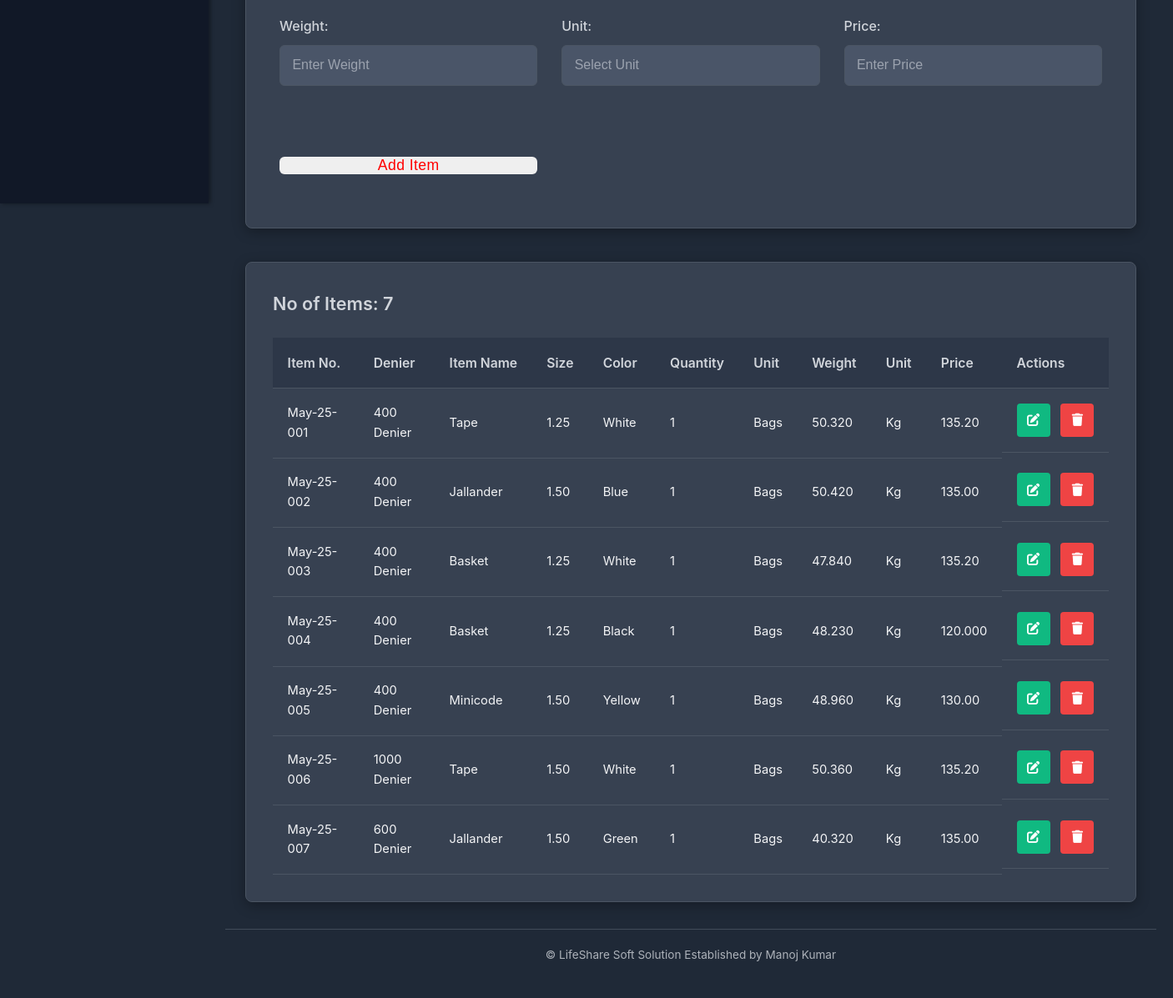
Before: / (lower part) with the older database file.
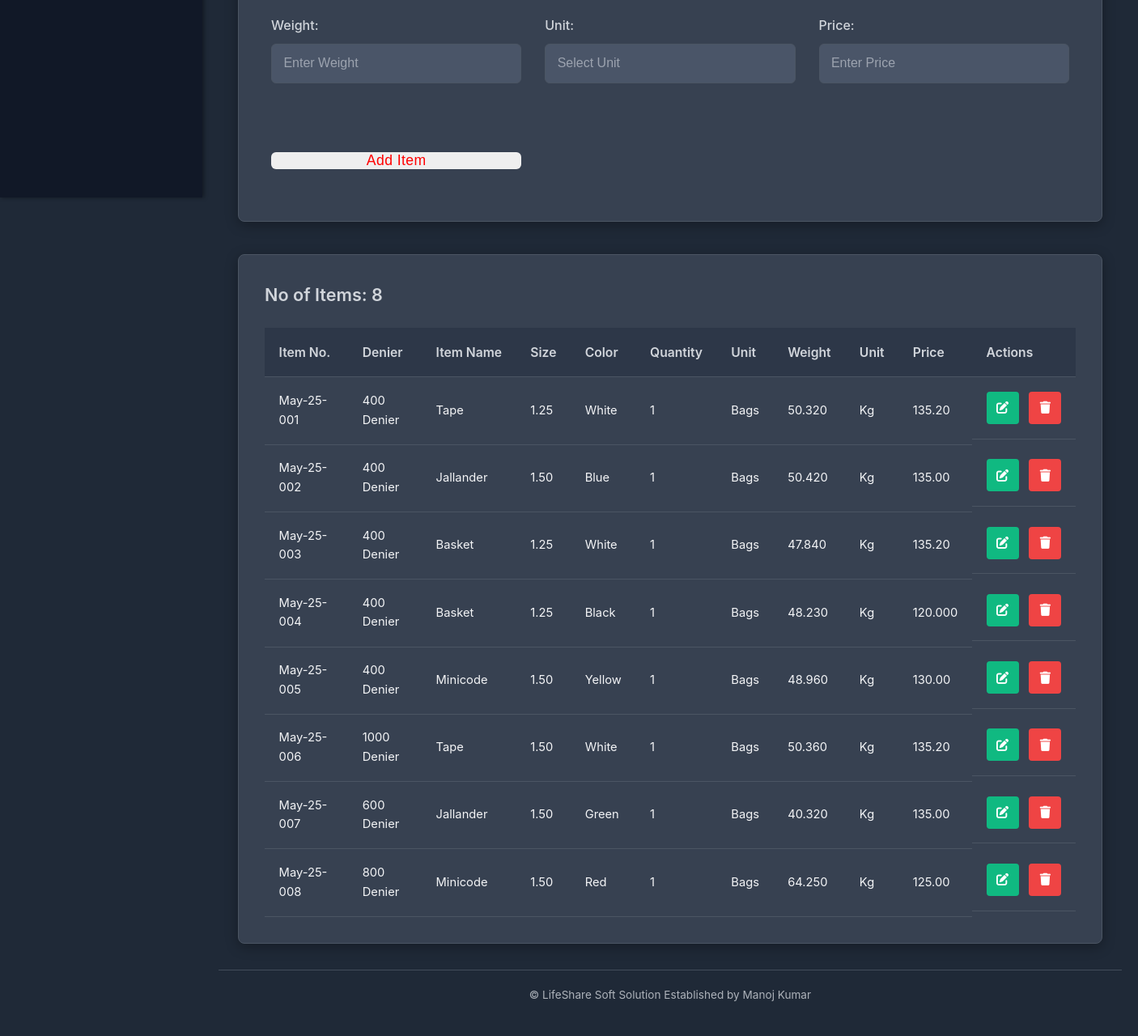
After: the same page with the newer database file.
### app.py (models this page shows)
class Items(db.Model):
    id = db.Column(db.Integer, primary_key=True)
    item_number = db.Column(db.Integer, unique=True, nullable=False)
    denier = db.Column(db.String(100), nullable=False)
    item = db.Column(db.String(100), nullable=False)
    size = db.Column(db.Text, nullable=False)
    colour = db.Column(db.String(100), nullable=False)
    quantity = db.Column(db.String(100), nullable=False)
    unit = db.Column(db.String(100), nullable=False)
    quantity1 = db.Column(db.String(100), nullable=False)
    unit1 = db.Column(db.String(100), nullable=False)
    price = db.Column(db.String(100), nullable=False)
    date_created = db.Column(db.DateTime, default=datetime.utcnow)

### app.py (the view)
@app.route('/')
def index():
    all_items = Items.query.all()  # Changed from items to Items
    return render_template('index.html', all_items=all_items)

### templates/index.html (shortened to what this page needs)
{% extends "base.html" %}
{% block content %}
<div class="mobile-container">
    <form method="POST" action="/add_item" class="stock-form">
        <div class="form-group">
            <label for="quantity1">Weight:</label>
            <input type="number" id="quantity1" name="quantity1" placeholder="Enter Weight" step="0.001" required min="0">
        </div>
        <div class="form-group">
            <label for="unit1">Unit:</label>
            <input type="text" list="weight" id="unit1" name="unit1" placeholder="Select Unit" required autocomplete="off">
        </div>
        <div class="form-group">
            <label for="price">Price:</label>
            <input type="number" id="price" name="price" placeholder="Enter Price" step="0.01" required min="1">
        </div>
        <div class="form-group">
            <button type="submit" class="submit-btn">Add Item</button>
        </div>
    </form>
    <div class="table-container">
        <h3 class="no_of_items">No of Items: {{ all_items|length }}</h3>
        <div class="table-responsive">
            <table>
                <thead>
                    <tr>
                        <th>Item No.</th>
                        <th>Denier</th>
                        <th>Item Name</th>
                        <th>Size</th>
                        <th>Color</th>
                        <th>Quantity</th>
                        <th>Unit</th>
                        <th>Weight</th>
                        <th>Unit</th>
                        <th>Price</th>
                        <th>Actions</th>
                    </tr>
                </thead>
                <tbody>
                    {% for item in all_items %}
                    <tr id="row-{{ item.id }}">
                        <td>{{ item.item_number }}</td>
                        <td>{{ item.denier }}</td>
                        <td>{{ item.item }}</td>
                        <td>{{ item.size }}</td>
                        <td>{{ item.colour }}</td>
                        <td>{{ item.quantity }}</td>
                        <td>{{ item.unit }}</td>
                        <td>{{ item.quantity1 }}</td>
                        <td>{{ item.unit1 }}</td>
                        <td>{{ item.price }}</td>
                        <td class="action-buttons">
                            <button class="edit-btn" onclick="window.location.href='/edit/{{ item.id }}'">
                                <i class="fas fa-edit"></i>
                            </button>
                            <form method="POST" action="{{ url_for('delete', item_id=item.id) }}" class="delete-form" onsubmit="return confirm('Are you sure you want to delete this item?');">
                                <button type="submit" class="delete-btn">
                                    <i class="fas fa-trash"></i>
                                </button>
                            </form>
                        </td>
                    </tr>
                    {% endfor %}
                </tbody>
            </table>
        </div>
    </div>
</div>
{% endblock %}

### templates/base.html (shortened to what this page needs)
<!DOCTYPE html>
<html lang="en">
<head>
    <link rel="stylesheet" href="{{ url_for('static', filename='css/main.css') }}">
    <link rel="stylesheet" href="https://cdnjs.cloudflare.com/ajax/libs/font-awesome/6.0.0/css/all.min.css">
</head>
<body>
    <div class="sidebar" id="sidebar">
        <nav class="nav-menu">
        </nav>
    </div>
    <div class="main-content" id="mainContent">
        {% block content %}
        {% endblock %}
        <div class="footer">
            <p>&copy; LifeShare Soft Solution Established by Manoj Kumar</p>
        </div>
    </div>
</body>
</html>

### static/css/main.css (style rules this page uses)
:root { --primary-color: #6366f1; --primary-hover: #4f46e5; --secondary-color: #d1d5db; --background-color: #1f2937; --card-background: #374151; --text-color: #f3f4f6; --border-color: #4b5563; --shadow-sm: 0 2px 8px rgba(0, 0, 0, 0.2); --shadow-md: 0 4px 16px rgba(0, 0, 0, 0.3); --border-radius: 8px; --transition: all 0.3s ease; }
* { margin: 0; padding: 0; box-sizing: border-box; }
body { display: flex; margin: 0; min-height: 100vh; background-color: var(--background-color); color: var(--text-color); font-family: 'Inter', -apple-system, BlinkMacSystemFont, 'Segoe UI', Roboto, sans-serif; line-height: 1.6; font-size: 16px; overflow-x: hidden; }
.sidebar { width: 250px; background: #111827; height: 100vh; position: fixed; left: 0; top: 0; transition: width 0.3s ease; box-shadow: 2px 0 5px rgba(0, 0, 0, 0.4); z-index: 1000; display: flex; flex-direction: column; color: var(--text-color); }
.nav-menu { padding: 20px 0; flex-grow: 1; }
.main-content { flex: 1; margin-left: 250px; padding: 20px; transition: margin-left 0.3s ease; display: flex; flex-direction: column; min-height: 100vh; }
.mobile-container { max-width: 1280px; margin: 0 auto; padding: 2rem 1.5rem; width: 100%; }
h3.no_of_items { font-size: 1.35rem; font-weight: 600; color: var(--secondary-color); margin-bottom: 1.5rem; }
.stock-form { background: var(--card-background); padding: 2.5rem; border-radius: var(--border-radius); box-shadow: var(--shadow-md); margin-bottom: 2.5rem; display: grid; grid-template-columns: repeat(auto-fit, minmax(280px, 1fr)); gap: 1.8rem; border: 1px solid var(--border-color); }
.form-group { display: flex; margin-top: 2rem; margin-bottom: 1.5rem; flex: 1; flex-direction: column; }
.form-group label { font-size: 1rem; font-weight: 500; color: var(--secondary-color); margin-bottom: 0.6rem; }
.form-group input { padding: 0.9rem; border: 1px solid var(--border-color); border-radius: 6px; font-size: 1rem; transition: var(--transition); background: #4a5568; color: var(--text-color); }
.form-group input::placeholder { color: #9ca3af; }
.submit-btn { grid-column: 1 / -1; color: red; border: none; border-radius: 6px; font-size: 1.1rem; font-weight: 500; cursor: pointer; transition: var(--transition); letter-spacing: 0.025em; }
.table-container { background: var(--card-background); padding: 2rem; border-radius: var(--border-radius); box-shadow: var(--shadow-md); flex-grow: 1; display: flex; flex-direction: column; border: 1px solid var(--border-color); }
.table-responsive { overflow-x: auto; -webkit-overflow-scrolling: touch; flex-grow: 1; }
table { width: 100%; border-collapse: separate; border-spacing: 0; min-width: 768px; }
th, td { padding: 1.1rem; text-align: left; border-bottom: 1px solid var(--border-color); color: var(--text-color); }
th { background: #2d3748; font-weight: 600; color: var(--secondary-color); font-size: 0.98rem; position: sticky; top: 0; z-index: 1; white-space: nowrap; }
td { font-size: 0.92rem; }
.action-buttons { display: flex; gap: 0.8rem; align-items: center; }
.edit-btn, .delete-btn { padding: 0.7rem; border: none; border-radius: 4px; cursor: pointer; transition: var(--transition); display: flex; align-items: center; justify-content: center; width: 40px; height: 40px; color: white; font-size: 0.95rem; }
.edit-btn { background: #10b981; }
.delete-btn { background: #ef4444; }
.delete-form { display: inline; }
.footer { margin-top: auto; padding: 20px; text-align: center; color: var(--secondary-color); opacity: 0.8; font-size: 0.85rem; border-top: 1px solid var(--border-color); background-color: var(--background-color); }

Changed rows visible on the page:
added Items: item_number "May-25-008", denier "800 Denier", item "Minicode", size "1.50", colour "Red", quantity "1", unit "Bags", quantity1 "64.250", unit1 "Kg", price "125.00"
Other visible differences:
{{ all_items|length }}: "7" → "8"
